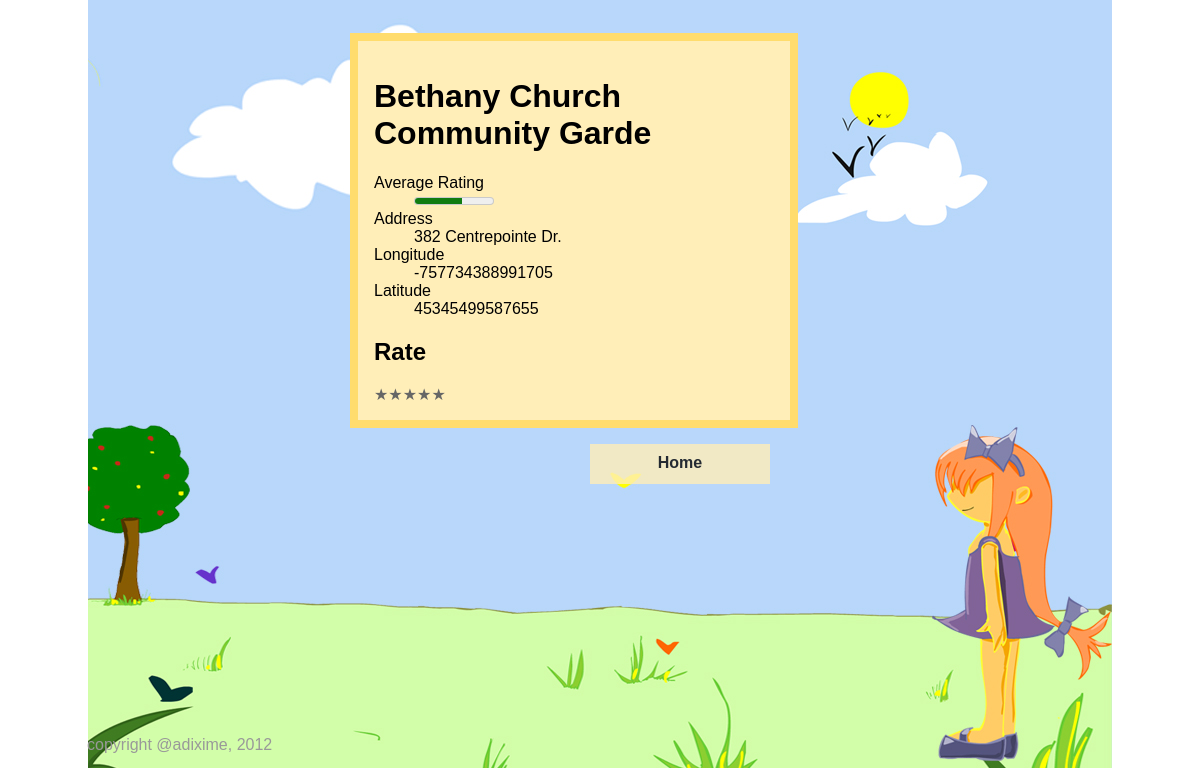
Page /single.php?id=1 on the committed database.
### tables this page shows
CREATE TABLE IF NOT EXISTS `open_data_app` (
  `id` int(11) NOT NULL AUTO_INCREMENT,
  `name` varchar(30) NOT NULL,
  `street_address` text NOT NULL,
  `longitude` double NOT NULL,
  `latitude` double NOT NULL,
  `rate_count` int(11) NOT NULL,
  `rate_total` int(11) NOT NULL,
  PRIMARY KEY (`id`)
);

### single.php (the view, shortened to what this page needs)
<?php
require_once 'includes/db.php';
$id = filter_input(INPUT_GET, 'id', FILTER_SANITIZE_NUMBER_INT);
$sql = $db->prepare('
	SELECT id, name, street_address, longitude, latitude, rate_count, rate_total
	FROM open_data_app
	where id = :id
');
$sql->bindValue(':id', $id, PDO::PARAM_INT);
$sql->execute();
$results = $sql->fetch();
if ($results['rate_count'] > 0) {
	$rating = round($results['rate_total'] / $results['rate_count']);
} else {
	$rating = 0;
}
$cookie = get_rate_cookie();
include 'includes/user-top.php';
?>
<div class="another_body">
    <div class="single_body">
            <h1><?php echo $results['name']; ?></h1>
        <dl>
            <dt>Average Rating</dt><dd><meter value="<?php echo $rating; ?>" min="0" max="5"><?php echo $rating; ?> out of 5</meter></dd>
            <dt>Address</dt><dd><?php echo $results['street_address']; ?></dd>
            <dt>Longitude</dt><dd><?php echo $results['longitude']; ?></dd>
            <dt>Latitude</dt><dd><?php echo $results['latitude']; ?></dd>
        </dl>
        <?php if (isset($cookie[$id])) : ?>
        <h2>Your rating</h2>
        <ol class="rater rater-usable">
            <?php for ($i = 1; $i <= 5; $i++) : ?>
                <?php $class = ($i <= $cookie[$id]) ? 'is-rated' : ''; ?>
                <li class="rater-level <?php echo $class; ?>">★</li>
            <?php endfor; ?>
        </ol>
        <?php else : ?>
        <h2>Rate</h2>
        <ol class="rater rater-usable">
            <?php for ($i = 1; $i <= 5; $i++) : ?>
            <li class="rater-level"><a href="rate.php?id=<?php echo $results['id']; ?>&rate=<?php echo $i; ?>">★</a></li>
            <?php endfor; ?>
        </ol>
    <?php endif; ?>
    </div>
    <a href="index.php" class="home">Home</a>
</div>
<footer>
		<p>copyright @adixime, 2012</p>
</footer>
<?php
include 'includes/user-bottom.php';
?>

### css/public.css (style rules this page uses)
body { background: url(../images/bg.jpg) no-repeat center top; width: 1024px; height: 768px; margin: 0 auto; padding: 1px; font-family:Tahoma, Geneva, sans-serif; position: relative; }
.single_body { background-color:#ffeeb8; border: 8px solid #ffdc6d; width: 400px; margin-top: 2em; padding: 1em; max-height: 500px; }
.another_body { margin: 0 auto; width: 500px; }
.another_body a { color: #000; text-decoration: none; }
.home { width: 160px; height: 20px; background-color: rgb(255,238,184); opacity:0.8; filter:alpha(opacity=80); text-align:center; color:#000; font-weight:bold; text-decoration: none; margin-top: 1em; margin-right: 5em; padding: 10px; float: right; }
.rater { display: inline-block; margin: 0; padding: 0; vertical-align: middle; list-style-type: none; line-height: 1; }
.rater-level { float: left; color: #666; }
.rater-level a, .rater-level a:link, .rater-level a:visited { color: #666; text-decoration: none }
footer { color: #999; position: absolute; bottom: 0; left: 0; }

### rows in the picture
open_data_app: name "Bethany Church Community Garde", street_address "382 Centrepointe Dr.", longitude "-757734388991705", latitude "45345499587655"
